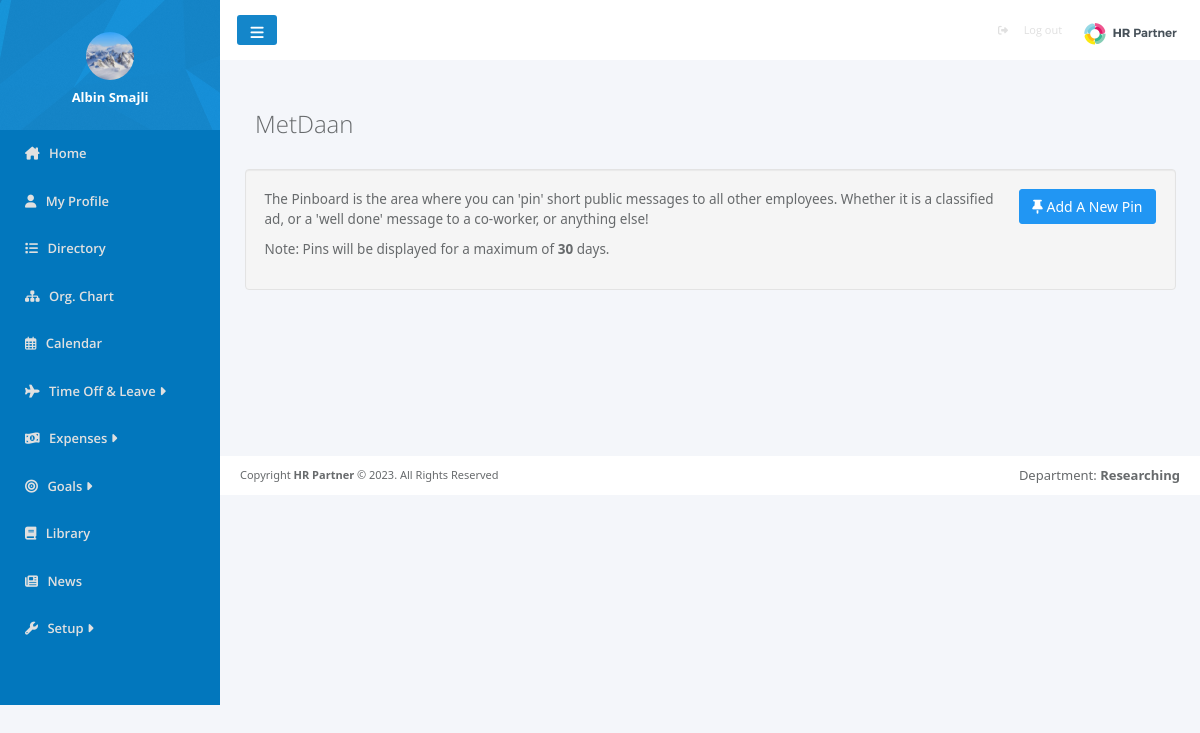
Page /pages/pinboard.php (signed in) on the earlier database version.
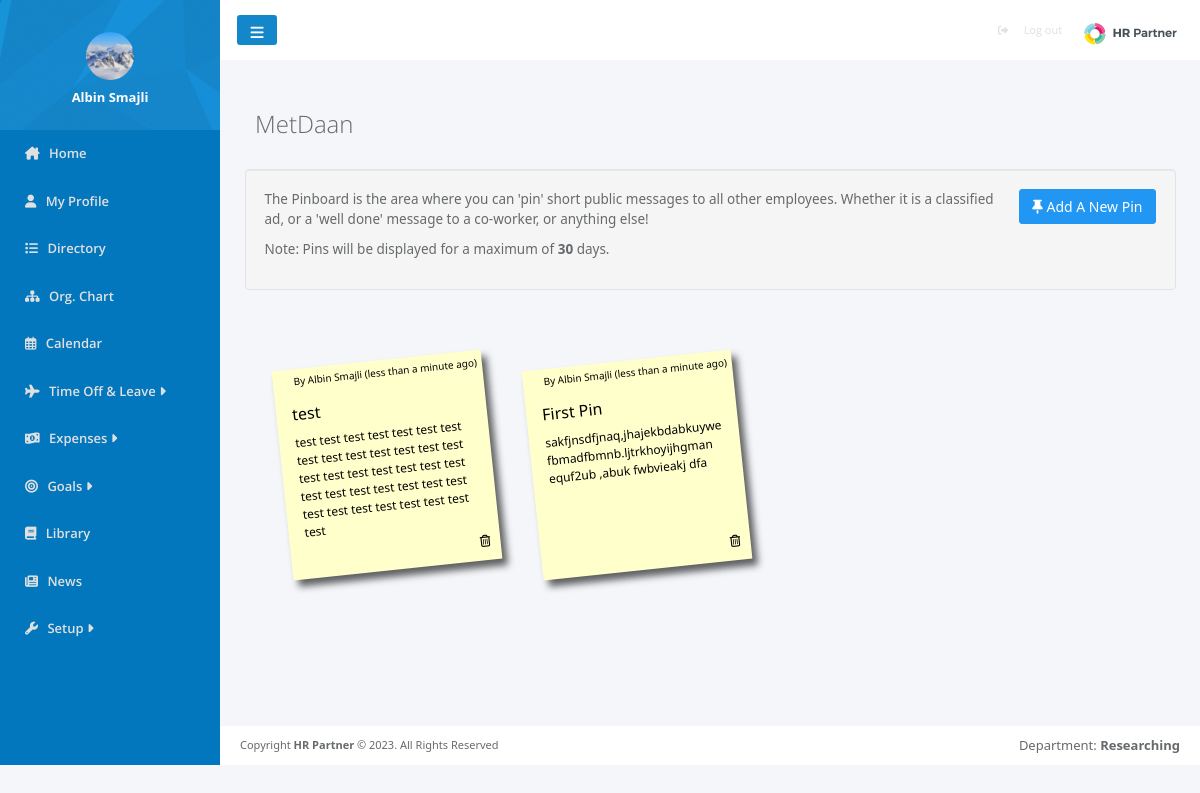
Same page on the later database version.
### tables this page shows
CREATE TABLE `users` (
  `user_id` int(100) NOT NULL,
  `image` varchar(500) DEFAULT NULL,
  `name` varchar(200) NOT NULL,
  `surname` varchar(200) NOT NULL,
  `email` varchar(200) NOT NULL,
  `password` varchar(500) NOT NULL,
  `Position_ID` int(11) DEFAULT NULL,
  `Departament_ID` int(11) DEFAULT NULL,
  `role` int(11) NOT NULL,
  `location` varchar(100) DEFAULT NULL,
  `status` varchar(100) DEFAULT NULL,
  `report_to` int(11) DEFAULT NULL,
  `gender` varchar(10) DEFAULT NULL,
  `born` date DEFAULT NULL,
  `started` date DEFAULT NULL,
  `company` int(11) DEFAULT NULL
);

CREATE TABLE `notes` (
  `notes_id` int(11) NOT NULL,
  `title` varchar(100) NOT NULL,
  `body` varchar(200) NOT NULL,
  `created` datetime NOT NULL,
  `user` int(11) NOT NULL,
  `company` int(11) NOT NULL
);

### pages/pinboard.php (the view, shortened to what the changed rows need)
<?php
require_once '../config.php';
$userId = $_SESSION['user_id'];
$companyId = $_SESSION['company'];
$NotesQuery = "SELECT * FROM notes RIGHT JOIN users ON notes.user = users.user_id
WHERE notes.company=:company
ORDER BY created DESC";
$prep = $con->prepare($NotesQuery);
$prep->bindParam(':company', $companyId);
$prep->execute();
$notes = $prep->fetchAll();
?>
<!DOCTYPE html>
<html>
<head>
    <link rel="stylesheet" href="../css/pinboard.css">
    <link href="https://cdn.jsdelivr.net/npm/bootstrap@5.3.1/dist/css/bootstrap.min.css" rel="stylesheet"
>
</head>
<body style="background-color: #F4F6FA; ">
    <div>
        <?php include '../template/sidebar.php' ?>
    </div>
    <div class="content">
        <div class="pinBoardHead">
            <?php echo "<h2>" . $_SESSION['company_name'] . "</h2>"; ?>
        </div>
        <div class="pinBoardBody">
            <div class="pinBoard">
                <ul class="notes">
                    <?php foreach ($notes as $note): ?>
                        <li>
                            <div>
                                <small>By <?=$note['name']?> <?=$note['surname']?> (less than a minute ago)</small>
                                <h4><?=$note['title']?></h4>
                                <p> <?=$note['body']?> </p>
                                <?php if($note['user']==$userId): ?>
                                <a href="deleteNote.php?notes_id=<?= $note['notes_id'] ?>">
                                    <i class="fa fa-trash-o"></i>
                                </a>
                                <?php endif; ?>
                            </div>
                        </li>
                    <?php endforeach; ?>
                </ul>
            </div>
        </div>
    </div>
</body>
</html>

### template/sidebar.php (shortened to what the changed rows need)
<?php $sql = "SELECT u.user_id, u.image from users u where user_id=$userId";
$prep = $con->prepare($sql);
$prep->execute();
$userImages = $prep->fetchAll();
?>
<head>
    <link rel="stylesheet" href="../css/index.css">
</head>
<div id="sidebar">
    <ul id="sidebarElements">
        <li id="profile">
            <div class="profile-element">
                <span class="profile-element-image">
                    <?php foreach ($userImages as $userImage): ?>
                        <img src="../userIMG/<?= $userImage['image'] ?>" alt="">
                    <?php endforeach; ?>
                </span>
            </div>
        </li>
    </ul>
</div>

Differences in the rows shown:
added notes: user.name "Albin", user.surname "Smajli", title "test", body "test test test test test test test test test test test test test test test test test test test test test test test test test test test test test test test test test test test test"
added notes: user.name "Albin", user.surname "Smajli", title "First Pin", body "sakfjnsdfjnaq,jhajekbdabkuywefbmadfbmnb.ljtrkhoyijhgman equf2ub ,abuk fwbvieakj dfa"
